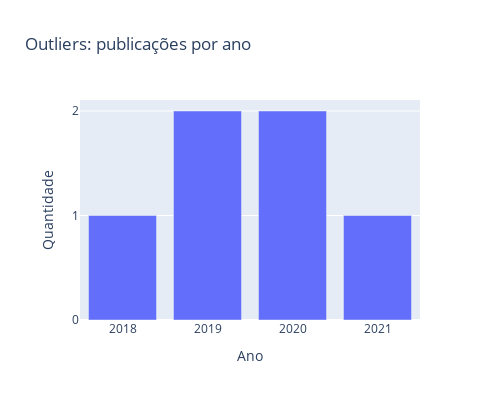

Notebook code cell kept with this figure:
### Code cell
# Barchart
def barchart_outliers(outliers):
    _years = outliers_notices_year(df_dataset, outliers)
    _years.sort()
    _k_years = Counter(_years).keys()
    _v_freq = Counter(_years).values()

    _df = pd.DataFrame({'Ano':_k_years, 'Quantidade':_v_freq})
    _df['Ano'] = _df['Ano'].apply(lambda d: str(d))

    fig = px.bar(_df, x='Ano', y='Quantidade', title='Outliers: publicações por ano', width=500, height=400)
    fig.update_yaxes(dtick='1', tickformat="d")
    return fig.show()
    
barchart_outliers(value_outliers_interquartile_)

### Figure 1 — Plotly figure (JSON) as saved in the notebook; plotly's stock layout.template omitted (floating-point values rounded to 4 significant figures)
{"data": [{"alignmentgroup": "True", "hovertemplate": "Ano=%{x}<br>Quantidade=%{y}<extra></extra>", "legendgroup": "", "marker": {"color": "#636efa", "pattern": {"shape": ""}}, "name": "", "offsetgroup": "", "orientation": "v", "showlegend": false, "textposition": "auto", "type": "bar", "x": ["2018", "2019", "2020", "2021"], "xaxis": "x", "y": [1, 2, 2, 1], "yaxis": "y"}], "layout": {"barmode": "relative", "height": 400, "legend": {"tracegroupgap": 0}, "title": {"text": "Outliers: publicações por ano"}, "width": 500, "xaxis": {"anchor": "y", "domain": [0, 1], "title": {"text": "Ano"}}, "yaxis": {"anchor": "x", "domain": [0, 1], "dtick": "1", "tickformat": "d", "title": {"text": "Quantidade"}}}}
